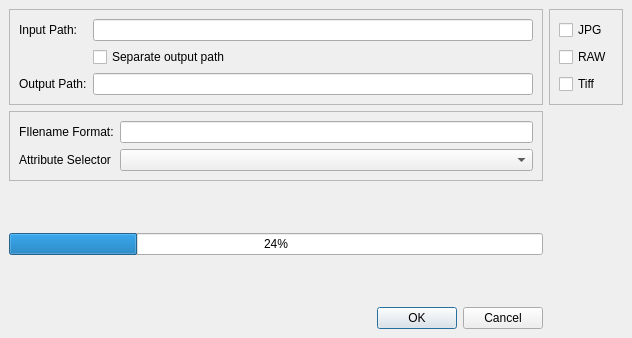
<?xml version="1.0" encoding="UTF-8"?>
<ui version="4.0">
 <class>MainWindow</class>
 <widget class="QMainWindow" name="MainWindow">
  <property name="geometry">
   <rect>
    <x>0</x>
    <y>0</y>
    <width>632</width>
    <height>338</height>
   </rect>
  </property>
  <property name="windowTitle">
   <string>ExifSort</string>
  </property>
  <widget class="QWidget" name="centralwidget">
   <layout class="QGridLayout" name="gridLayout">
    <item row="0" column="0">
     <widget class="QFrame" name="frame">
      <property name="frameShape">
       <enum>QFrame::StyledPanel</enum>
      </property>
      <property name="frameShadow">
       <enum>QFrame::Raised</enum>
      </property>
      <layout class="QGridLayout" name="gridLayout_2">
       <item row="1" column="1">
        <widget class="QLineEdit" name="inputPathEdit"/>
       </item>
       <item row="3" column="0">
        <widget class="QLabel" name="label">
         <property name="text">
          <string>Output Path:</string>
         </property>
        </widget>
       </item>
       <item row="1" column="0">
        <widget class="QLabel" name="rootPathLabel">
         <property name="text">
          <string>Input Path:</string>
         </property>
        </widget>
       </item>
       <item row="2" column="1">
        <widget class="QCheckBox" name="checkBox_4">
         <property name="text">
          <string>Separate output path</string>
         </property>
        </widget>
       </item>
       <item row="3" column="1">
        <widget class="QLineEdit" name="outputPathEdit"/>
       </item>
      </layout>
     </widget>
    </item>
    <item row="0" column="1">
     <widget class="QFrame" name="frame_2">
      <property name="frameShape">
       <enum>QFrame::StyledPanel</enum>
      </property>
      <property name="frameShadow">
       <enum>QFrame::Raised</enum>
      </property>
      <layout class="QGridLayout" name="gridLayout_3">
       <item row="2" column="1">
        <widget class="QCheckBox" name="tiffCheckBox">
         <property name="text">
          <string>Tiff</string>
         </property>
        </widget>
       </item>
       <item row="0" column="1">
        <widget class="QCheckBox" name="jpgCheckBox">
         <property name="text">
          <string>JPG</string>
         </property>
        </widget>
       </item>
       <item row="1" column="1">
        <widget class="QCheckBox" name="rawCheckBox">
         <property name="text">
          <string>RAW</string>
         </property>
        </widget>
       </item>
      </layout>
     </widget>
    </item>
    <item row="1" column="0">
     <widget class="QFrame" name="frame_3">
      <property name="frameShape">
       <enum>QFrame::StyledPanel</enum>
      </property>
      <property name="frameShadow">
       <enum>QFrame::Raised</enum>
      </property>
      <layout class="QGridLayout" name="gridLayout_4">
       <item row="2" column="0">
        <widget class="QLabel" name="label_3">
         <property name="text">
          <string>Attribute Selector</string>
         </property>
        </widget>
       </item>
       <item row="1" column="2">
        <widget class="QLineEdit" name="filenameFormatLineEdit"/>
       </item>
       <item row="2" column="2">
        <widget class="QComboBox" name="attributeSelectorInput"/>
       </item>
       <item row="1" column="0">
        <widget class="QLabel" name="filenameFormatLabel">
         <property name="text">
          <string>FIlename Format:</string>
         </property>
        </widget>
       </item>
      </layout>
     </widget>
    </item>
    <item row="2" column="0">
     <spacer name="verticalSpacer">
      <property name="orientation">
       <enum>Qt::Vertical</enum>
      </property>
      <property name="sizeHint" stdset="0">
       <size>
        <width>20</width>
        <height>0</height>
       </size>
      </property>
     </spacer>
    </item>
    <item row="3" column="0">
     <widget class="QProgressBar" name="progressBar">
      <property name="value">
       <number>24</number>
      </property>
     </widget>
    </item>
    <item row="5" column="0">
     <widget class="QDialogButtonBox" name="mainButtonBox">
      <property name="orientation">
       <enum>Qt::Horizontal</enum>
      </property>
      <property name="standardButtons">
       <set>QDialogButtonBox::Cancel|QDialogButtonBox::Ok</set>
      </property>
     </widget>
    </item>
    <item row="4" column="0">
     <spacer name="verticalSpacer_2">
      <property name="orientation">
       <enum>Qt::Vertical</enum>
      </property>
      <property name="sizeHint" stdset="0">
       <size>
        <width>20</width>
        <height>40</height>
       </size>
      </property>
     </spacer>
    </item>
   </layout>
  </widget>
  <widget class="QMenuBar" name="menubar">
   <property name="geometry">
    <rect>
     <x>0</x>
     <y>0</y>
     <width>632</width>
     <height>22</height>
    </rect>
   </property>
  </widget>
 </widget>
 <resources/>
 <connections/>
</ui>
